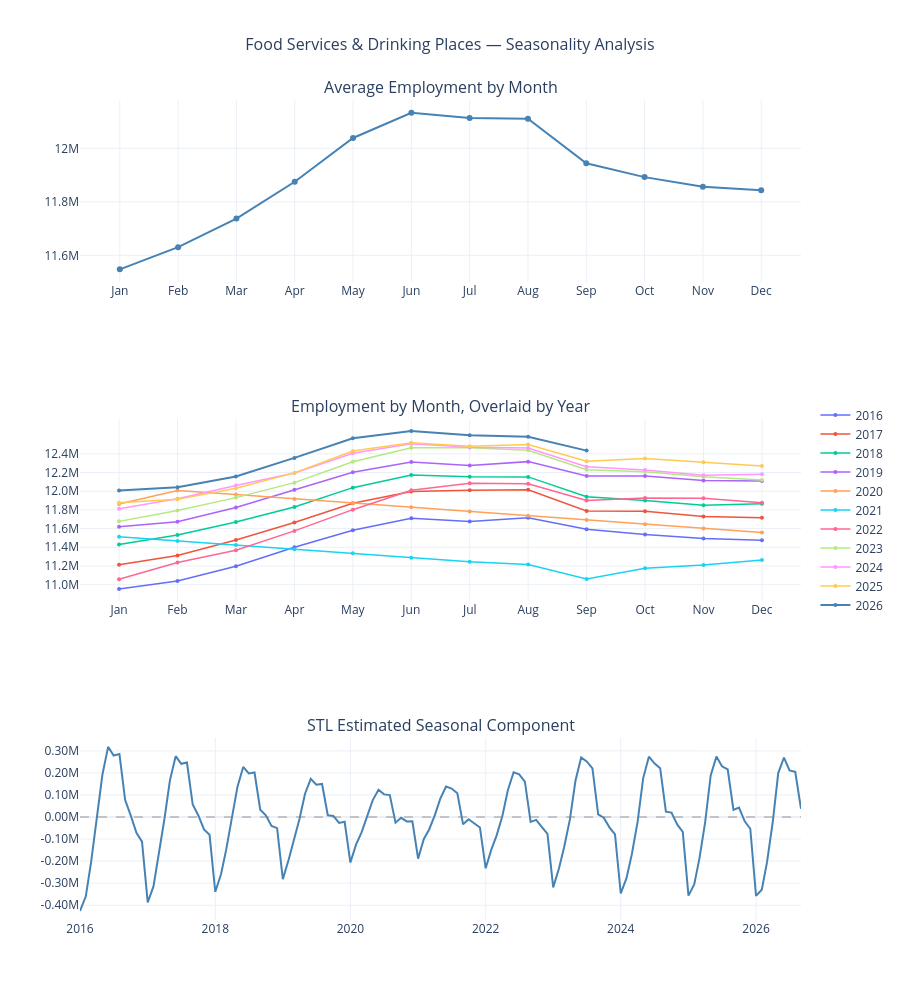

The code cell stored with this chart in its notebook:
### Markdown cell above
## COVID-19 Interpolation

The pandemic created an extended external shock that went beyond the underlying trend and normal seasonality in the data. Leaving those observations in place could allow the disruption to strongly influence estimates of both trend and seasonality.

To limit that influence, employment values from March 2020 through June 2021 were replaced using linear interpolation based on time. Rather than modeling the collapse and recovery directly, this approach imposes a smooth path between the observations in February 2020 and July 2021. The interpolated values provide a simplified bridge across the selected period and should not be interpreted as estimates of actual employment or what employment would have been without the pandemic. This approach also removes the seasonal fluctuations within that period, and the July 2021 endpoint may still reflect pandemic effects.

The original series is shown alongside the interpolated series above for transparency. The interpolated data are used for the subsequent seasonal analysis, decomposition, and model fitting, while forecast comparisons use actual observed employment.

### Code cell
# =============================================================================
# Section 3: Seasonality Analysis
# =============================================================================

df_interp['month'] = df_interp.index.month
df_interp['year'] = df_interp.index.year
month_labels = ['Jan','Feb','Mar','Apr','May','Jun',
                'Jul','Aug','Sep','Oct','Nov','Dec']

# STL fit
stl = STL(df_interp['employed'], period=12)
stl_fit = stl.fit()
df_interp['seasonal'] = stl_fit.seasonal

monthly_avg = df_interp.groupby('month')['employed'].mean().reset_index()

fig = make_subplots(
    rows=3, cols=1,
        subplot_titles=(
        'Average Employment by Month',
        'Employment by Month, Overlaid by Year',
        'STL Estimated Seasonal Component'
    ),
)

# --- Plot 1: Subseries ---
fig.add_trace(go.Scatter(
    x=month_labels,
    y=monthly_avg['employed'],
    mode='lines+markers',
    line=dict(color='steelblue', width=2),
    marker=dict(size=6),
    name='Monthly Average',
    showlegend=False,
    hovertemplate='%{x}: %{customdata}<extra></extra>',
    customdata=[
        f'{v/1_000_000:.2f}M'
        for v in monthly_avg['employed']
    ]
), row=1, col=1)


# --- Plot 2: Year-over-Year ---
colors = px.colors.qualitative.Plotly
for i, (year, group) in enumerate(df_interp.groupby('year')):
    group = group.sort_values('month')
    fig.add_trace(go.Scatter(
        x=month_labels[:len(group)],
        y=group['employed'],
        mode='lines+markers',
        name=str(year),
        line=dict(
        color='steelblue' if year == 2026 else colors[i % len(colors)],
        width=2 if year == 2026 else 1.5),
        marker=dict(size=4),
        hovertemplate=f'{year} %{{x}}: %{{customdata}}<extra></extra>',
        customdata=[f'{v/1_000_000:.2f}M' for v in group['employed']]
    ), row=2, col=1)

fig.update_yaxes(
    tickvals=list(range(11_000_000, 12_600_000, 200_000)),
    ticktext=[f'{v/1_000_000:.1f}M' for v in range(11_000_000, 12_600_000, 200_000)],
    row=2, col=1
)

# --- Plot 3: STL Seasonal Component ---
fig.add_trace(go.Scatter(
    x=df_interp.index,
    y=df_interp['seasonal'],
    mode='lines',
    name='Seasonal Component',
    showlegend=False,
    line=dict(color='steelblue', width=2),
    hovertemplate='%{x|%b %Y}: %{customdata}<extra></extra>',
    customdata=[f'{v/1_000_000:.3f}M' for v in df_interp['seasonal']]
), row=3, col=1)

fig.add_hline(y=0, line_dash='dash', line_color='gray', line_width=0.8, row=3, col=1)

fig.update_yaxes(
    tickvals=list(range(-500_000, 400_000, 100_000)),
    ticktext=[f'{v/1_000_000:.2f}M' for v in range(-500_000, 400_000, 100_000)],
    row=3, col=1
)

fig.update_layout(
    title=dict(text='Food Services & Drinking Places — Seasonality Analysis',
               x=0.5, font=dict(size=16)),
    height=1000,
    template='plotly_white',
    hovermode='closest',
    showlegend=True,
    legend=dict(
        x=1.02,
        y=0.50,
        xanchor='left',
        yanchor='middle'
    )
)

fig.show()

### Figure 1 — Plotly figure (JSON) as saved in the notebook; plotly's stock layout.template omitted (floating-point values rounded to 4 significant figures; data arrays with more than 128 entries replaced by an {"elided": "..."} marker saying what was removed)
{"data": [{"customdata": ["11.55M", "11.63M", "11.74M", "11.88M", "12.04M", "12.13M", "12.11M", "12.11M", "11.94M", "11.89M", "11.86M", "11.84M"], "hovertemplate": "%{x}: %{customdata}<extra></extra>", "line": {"color": "steelblue", "width": 2}, "marker": {"size": 6}, "mode": "lines+markers", "name": "Monthly Average", "showlegend": false, "type": "scatter", "x": ["Jan", "Feb", "Mar", "Apr", "May", "Jun", "Jul", "Aug", "Sep", "Oct", "Nov", "Dec"], "xaxis": "x", "y": [11550000.0, 11630000.0, 11740000.0, 11880000.0, 12040000.0, 12130000.0, 12110000.0, 12110000.0, 11940000.0, 11890000.0, 11860000.0, 11840000.0], "yaxis": "y"}, {"customdata": ["10.95M", "11.04M", "11.20M", "11.40M", "11.58M", "11.71M", "11.67M", "11.72M", "11.59M", "11.54M", "11.49M", "11.47M"], "hovertemplate": "2016 %{x}: %{customdata}<extra></extra>", "line": {"color": "#636EFA", "width": 1.5}, "marker": {"size": 4}, "mode": "lines+markers", "name": "2016", "type": "scatter", "x": ["Jan", "Feb", "Mar", "Apr", "May", "Jun", "Jul", "Aug", "Sep", "Oct", "Nov", "Dec"], "xaxis": "x2", "y": [10950000.0, 11040000.0, 11200000.0, 11400000.0, 11580000.0, 11710000.0, 11670000.0, 11720000.0, 11590000.0, 11540000.0, 11490000.0, 11470000.0], "yaxis": "y2"}, {"customdata": ["11.21M", "11.31M", "11.48M", "11.66M", "11.87M", "12.00M", "12.01M", "12.02M", "11.79M", "11.78M", "11.73M", "11.72M"], "hovertemplate": "2017 %{x}: %{customdata}<extra></extra>", "line": {"color": "#EF553B", "width": 1.5}, "marker": {"size": 4}, "mode": "lines+markers", "name": "2017", "type": "scatter", "x": ["Jan", "Feb", "Mar", "Apr", "May", "Jun", "Jul", "Aug", "Sep", "Oct", "Nov", "Dec"], "xaxis": "x2", "y": [11210000.0, 11310000.0, 11480000.0, 11660000.0, 11870000.0, 12000000.0, 12010000.0, 12020000.0, 11790000.0, 11780000.0, 11730000.0, 11720000.0], "yaxis": "y2"}, {"customdata": ["11.43M", "11.53M", "11.67M", "11.83M", "12.04M", "12.17M", "12.15M", "12.15M", "11.94M", "11.90M", "11.85M", "11.87M"], "hovertemplate": "2018 %{x}: %{customdata}<extra></extra>", "line": {"color": "#00CC96", "width": 1.5}, "marker": {"size": 4}, "mode": "lines+markers", "name": "2018", "type": "scatter", "x": ["Jan", "Feb", "Mar", "Apr", "May", "Jun", "Jul", "Aug", "Sep", "Oct", "Nov", "Dec"], "xaxis": "x2", "y": [11430000.0, 11530000.0, 11670000.0, 11830000.0, 12040000.0, 12170000.0, 12150000.0, 12150000.0, 11940000.0, 11900000.0, 11850000.0, 11870000.0], "yaxis": "y2"}, {"customdata": ["11.62M", "11.67M", "11.83M", "12.02M", "12.20M", "12.31M", "12.28M", "12.32M", "12.16M", "12.16M", "12.12M", "12.11M"], "hovertemplate": "2019 %{x}: %{customdata}<extra></extra>", "line": {"color": "#AB63FA", "width": 1.5}, "marker": {"size": 4}, "mode": "lines+markers", "name": "2019", "type": "scatter", "x": ["Jan", "Feb", "Mar", "Apr", "May", "Jun", "Jul", "Aug", "Sep", "Oct", "Nov", "Dec"], "xaxis": "x2", "y": [11620000.0, 11670000.0, 11830000.0, 12020000.0, 12200000.0, 12310000.0, 12280000.0, 12320000.0, 12160000.0, 12160000.0, 12120000.0, 12110000.0], "yaxis": "y2"}, {"customdata": ["11.86M", "12.01M", "11.96M", "11.92M", "11.87M", "11.83M", "11.78M", "11.74M", "11.69M", "11.65M", "11.60M", "11.56M"], "hovertemplate": "2020 %{x}: %{customdata}<extra></extra>", "line": {"color": "#FFA15A", "width": 1.5}, "marker": {"size": 4}, "mode": "lines+markers", "name": "2020", "type": "scatter", "x": ["Jan", "Feb", "Mar", "Apr", "May", "Jun", "Jul", "Aug", "Sep", "Oct", "Nov", "Dec"], "xaxis": "x2", "y": [11860000.0, 12010000.0, 11960000.0, 11920000.0, 11870000.0, 11830000.0, 11780000.0, 11740000.0, 11690000.0, 11650000.0, 11600000.0, 11560000.0], "yaxis": "y2"}, {"customdata": ["11.51M", "11.47M", "11.42M", "11.38M", "11.33M", "11.29M", "11.24M", "11.22M", "11.06M", "11.18M", "11.21M", "11.26M"], "hovertemplate": "2021 %{x}: %{customdata}<extra></extra>", "line": {"color": "#19D3F3", "width": 1.5}, "marker": {"size": 4}, "mode": "lines+markers", "name": "2021", "type": "scatter", "x": ["Jan", "Feb", "Mar", "Apr", "May", "Jun", "Jul", "Aug", "Sep", "Oct", "Nov", "Dec"], "xaxis": "x2", "y": [11510000.0, 11470000.0, 11420000.0, 11380000.0, 11330000.0, 11290000.0, 11240000.0, 11220000.0, 11060000.0, 11180000.0, 11210000.0, 11260000.0], "yaxis": "y2"}, {"customdata": ["11.06M", "11.24M", "11.37M", "11.58M", "11.80M", "12.01M", "12.08M", "12.08M", "11.90M", "11.93M", "11.92M", "11.88M"], "hovertemplate": "2022 %{x}: %{customdata}<extra></extra>", "line": {"color": "#FF6692", "width": 1.5}, "marker": {"size": 4}, "mode": "lines+markers", "name": "2022", "type": "scatter", "x": ["Jan", "Feb", "Mar", "Apr", "May", "Jun", "Jul", "Aug", "Sep", "Oct", "Nov", "Dec"], "xaxis": "x2", "y": [11060000.0, 11240000.0, 11370000.0, 11580000.0, 11800000.0, 12010000.0, 12080000.0, 12080000.0, 11900000.0, 11930000.0, 11920000.0, 11880000.0], "yaxis": "y2"}, {"customdata": ["11.68M", "11.79M", "11.93M", "12.09M", "12.31M", "12.46M", "12.46M", "12.44M", "12.23M", "12.21M", "12.16M", "12.12M"], "hovertemplate": "2023 %{x}: %{customdata}<extra></extra>", "line": {"color": "#B6E880", "width": 1.5}, "marker": {"size": 4}, "mode": "lines+markers", "name": "2023", "type": "scatter", "x": ["Jan", "Feb", "Mar", "Apr", "May", "Jun", "Jul", "Aug", "Sep", "Oct", "Nov", "Dec"], "xaxis": "x2", "y": [11680000.0, 11790000.0, 11930000.0, 12090000.0, 12310000.0, 12460000.0, 12460000.0, 12440000.0, 12230000.0, 12210000.0, 12160000.0, 12120000.0], "yaxis": "y2"}, {"customdata": ["11.81M", "11.92M", "12.06M", "12.19M", "12.41M", "12.51M", "12.47M", "12.46M", "12.26M", "12.23M", "12.17M", "12.18M"], "hovertemplate": "2024 %{x}: %{customdata}<extra></extra>", "line": {"color": "#FF97FF", "width": 1.5}, "marker": {"size": 4}, "mode": "lines+markers", "name": "2024", "type": "scatter", "x": ["Jan", "Feb", "Mar", "Apr", "May", "Jun", "Jul", "Aug", "Sep", "Oct", "Nov", "Dec"], "xaxis": "x2", "y": [11810000.0, 11920000.0, 12060000.0, 12190000.0, 12410000.0, 12510000.0, 12470000.0, 12460000.0, 12260000.0, 12230000.0, 12170000.0, 12180000.0], "yaxis": "y2"}, {"customdata": ["11.88M", "11.91M", "12.03M", "12.20M", "12.43M", "12.52M", "12.48M", "12.50M", "12.32M", "12.35M", "12.31M", "12.27M"], "hovertemplate": "2025 %{x}: %{customdata}<extra></extra>", "line": {"color": "#FECB52", "width": 1.5}, "marker": {"size": 4}, "mode": "lines+markers", "name": "2025", "type": "scatter", "x": ["Jan", "Feb", "Mar", "Apr", "May", "Jun", "Jul", "Aug", "Sep", "Oct", "Nov", "Dec"], "xaxis": "x2", "y": [11880000.0, 11910000.0, 12030000.0, 12200000.0, 12430000.0, 12520000.0, 12480000.0, 12500000.0, 12320000.0, 12350000.0, 12310000.0, 12270000.0], "yaxis": "y2"}, {"customdata": ["12.01M", "12.04M", "12.16M", "12.36M", "12.57M", "12.64M", "12.60M", "12.58M", "12.43M"], "hovertemplate": "2026 %{x}: %{customdata}<extra></extra>", "line": {"color": "steelblue", "width": 2}, "marker": {"size": 4}, "mode": "lines+markers", "name": "2026", "type": "scatter", "x": ["Jan", "Feb", "Mar", "Apr", "May", "Jun", "Jul", "Aug", "Sep"], "xaxis": "x2", "y": [12010000.0, 12040000.0, 12160000.0, 12360000.0, 12570000.0, 12640000.0, 12600000.0, 12580000.0, 12430000.0], "yaxis": "y2"}, {"customdata": {"elided": "129 str values"}, "hovertemplate": "%{x|%b %Y}: %{customdata}<extra></extra>", "line": {"color": "steelblue", "width": 2}, "mode": "lines", "name": "Seasonal Component", "showlegend": false, "type": "scatter", "x": {"elided": "129 str values"}, "xaxis": "x3", "y": {"elided": "129 float values"}, "yaxis": "y3"}], "layout": {"annotations": [{"font": {"size": 16}, "showarrow": false, "text": "Average Employment by Month", "x": 0.5, "xanchor": "center", "xref": "paper", "y": 1, "yanchor": "bottom", "yref": "paper"}, {"font": {"size": 16}, "showarrow": false, "text": "Employment by Month, Overlaid by Year", "x": 0.5, "xanchor": "center", "xref": "paper", "y": 0.6111, "yanchor": "bottom", "yref": "paper"}, {"font": {"size": 16}, "showarrow": false, "text": "STL Estimated Seasonal Component", "x": 0.5, "xanchor": "center", "xref": "paper", "y": 0.2222, "yanchor": "bottom", "yref": "paper"}], "height": 1000, "hovermode": "closest", "legend": {"x": 1.02, "xanchor": "left", "y": 0.5, "yanchor": "middle"}, "shapes": [{"line": {"color": "gray", "dash": "dash", "width": 0.8}, "type": "line", "x0": 0, "x1": 1, "xref": "x3 domain", "y0": 0, "y1": 0, "yref": "y3"}], "showlegend": true, "title": {"font": {"size": 16}, "text": "Food Services & Drinking Places — Seasonality Analysis", "x": 0.5}, "xaxis": {"anchor": "y", "domain": [0, 1]}, "xaxis2": {"anchor": "y2", "domain": [0, 1]}, "xaxis3": {"anchor": "y3", "domain": [0, 1]}, "yaxis": {"anchor": "x", "domain": [0.7778, 1]}, "yaxis2": {"anchor": "x2", "domain": [0.3889, 0.6111], "ticktext": ["11.0M", "11.2M", "11.4M", "11.6M", "11.8M", "12.0M", "12.2M", "12.4M"], "tickvals": [11000000, 11200000, 11400000, 11600000, 11800000, 12000000, 12200000, 12400000]}, "yaxis3": {"anchor": "x3", "domain": [0, 0.2222], "ticktext": ["-0.50M", "-0.40M", "-0.30M", "-0.20M", "-0.10M", "0.00M", "0.10M", "0.20M", "0.30M"], "tickvals": [-500000, -400000, -300000, -200000, -100000, 0, 100000, 200000, 300000]}}}
